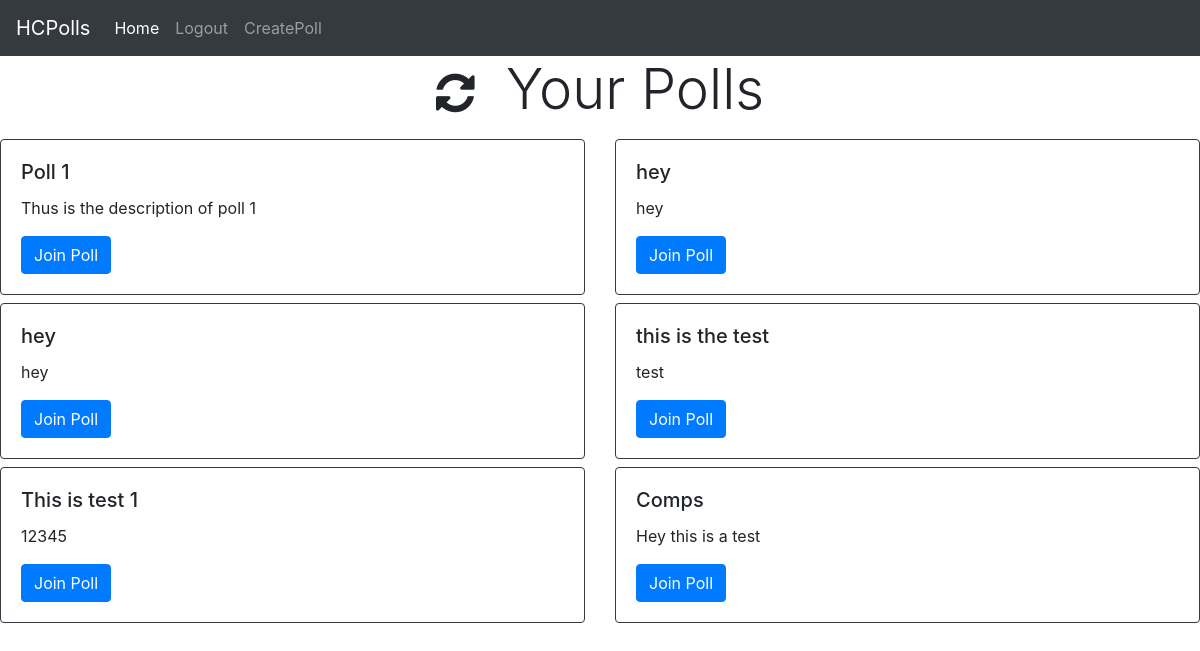
The app's page / (signed in) with its own data.
### polls/models.py (models this page shows, shortened)
class Polls(models.Model):
    UniqueId = models.CharField(max_length=100, unique=True)
    Title = models.CharField(max_length=100)
    Description = models.CharField(max_length=100)
    password = models.CharField(max_length=100)
    Active = models.BooleanField(default=True)
    Author = models.ForeignKey(
        settings.AUTH_USER_MODEL,
        on_delete=models.CASCADE,
    )

### polls/views.py (the view)
# urls.py: path('', views.homepage, name='homepage'),
def homepage(request):
    if request.user.is_authenticated:
        AllActive = Polls.objects.filter(Author=request.user)
        context = {
            'AllActive': AllActive
        }
        return render(request, 'polls/loggedindex.html', context)
    else:
        AllActive = Polls.objects.all()
        context = {
            'AllActive': AllActive
        }
        return render(request, 'polls/index.html', context)

### polls/templates/polls/loggedindex.html (shortened to what this page needs)
<!DOCTYPE html>
<html lang="en">
  <head>
    <link
      rel="stylesheet"
      href="https://stackpath.bootstrapcdn.com/bootstrap/4.3.1/css/bootstrap.min.css"
    />
  </head>
  <body>
    <nav class="navbar navbar-expand-lg navbar-dark bg-dark">
      <a class="navbar-brand" href="#">HCPolls</a>
      <div class="collapse navbar-collapse" id="navbarNav">
        <ul class="navbar-nav">
          <li class="nav-item active">
            <a class="nav-link" href="#"
              >Home <span class="sr-only">(current)</span></a
            >
          </li>
          {% if user.is_authenticated %}
          <li class="nav-item">
            <a
              class="nav-link"
              href="javascript:{}"
              onclick="document.getElementById('logoutForm').submit();"
              >Logout</a
            >
          </li>
          <li class="nav-item">
            <a
              class="nav-link"
              href="#"
              data-toggle="modal"
              data-target="#CreatePollModal"
              >CreatePoll</a
            >
          </li>
          {% endif %}
        </ul>
      </div>
    </nav>
    <h1 class="display-4" align="center">
      <i class="fa fa-refresh fa-spin fa-xs" style="font-size: 45px;"></i>&nbsp
      Your Polls
    </h1>
    {% for i in AllActive %}
    {% if forloop.counter0|divisibleby:"2" %}
    <div class="row">
      {% endif %}
      <div class="col-sm-6 mt-2">
        <div class="card border-dark">
          <div class="card-body">
            <h5 class="card-title">{{i.Title}}</h5>
            <p class="card-text">
              {{i.Description}}
            </p>
            <a
            class="btn btn-primary"
            href="#JoinPoll{{i.id}}"
            data-toggle="modal"
            data-target="#JoinPoll{{i.id}}"
            >Join Poll</a
          >
          </div>
        </div>
      </div>
      {% if forloop.counter0|divisibleby:"2" %} {% else %}
    </div>
    {% endif %} {% endfor %}
  </body>
  <link
    rel="stylesheet"
    href="https://cdnjs.cloudflare.com/ajax/libs/font-awesome/4.7.0/css/font-awesome.min.css"
  />
</html>

### records on screen
Polls: Title "Poll 1", Description "Thus is the description of poll 1"
Polls: Title "hey", Description "hey"
Polls: Title "hey", Description "hey"
Polls: Title "this is the test", Description "test"
Polls: Title "This is test 1", Description "12345"
Polls: Title "Comps", Description "Hey this is a test"
